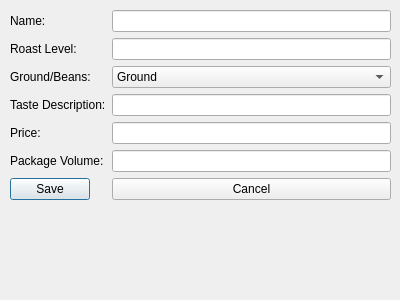
<?xml version="1.0" encoding="UTF-8"?>
<ui version="4.0">
 <class>AddEditCoffeeForm</class>
 <widget class="QDialog" name="AddEditCoffeeForm">
  <property name="geometry">
   <rect>
    <x>0</x>
    <y>0</y>
    <width>400</width>
    <height>300</height>
   </rect>
  </property>
  <property name="windowTitle">
   <string>Add/Edit Coffee</string>
  </property>
  <widget class="QWidget" name="formLayoutWidget">
   <property name="geometry">
    <rect>
     <x>10</x>
     <y>10</y>
     <width>381</width>
     <height>241</height>
    </rect>
   </property>
   <layout class="QFormLayout" name="formLayout">
    <item row="0" column="0">
     <widget class="QLabel" name="labelName">
      <property name="text">
       <string>Name:</string>
      </property>
     </widget>
    </item>
    <item row="0" column="1">
     <widget class="QLineEdit" name="nameEdit"/>
    </item>
    <item row="1" column="0">
     <widget class="QLabel" name="labelRoastLevel">
      <property name="text">
       <string>Roast Level:</string>
      </property>
     </widget>
    </item>
    <item row="1" column="1">
     <widget class="QLineEdit" name="roastLevelEdit"/>
    </item>
    <item row="2" column="0">
     <widget class="QLabel" name="labelGroundOrBeans">
      <property name="text">
       <string>Ground/Beans:</string>
      </property>
     </widget>
    </item>
    <item row="2" column="1">
     <widget class="QComboBox" name="groundOrBeansCombo">
      <item>
       <property name="text">
        <string>Ground</string>
       </property>
      </item>
      <item>
       <property name="text">
        <string>Beans</string>
       </property>
      </item>
     </widget>
    </item>
    <item row="3" column="0">
     <widget class="QLabel" name="labelTasteDescription">
      <property name="text">
       <string>Taste Description:</string>
      </property>
     </widget>
    </item>
    <item row="3" column="1">
     <widget class="QLineEdit" name="tasteDescriptionEdit"/>
    </item>
    <item row="4" column="0">
     <widget class="QLabel" name="labelPrice">
      <property name="text">
       <string>Price:</string>
      </property>
     </widget>
    </item>
    <item row="4" column="1">
     <widget class="QLineEdit" name="priceEdit"/>
    </item>
    <item row="5" column="0">
     <widget class="QLabel" name="labelPackageVolume">
      <property name="text">
       <string>Package Volume:</string>
      </property>
     </widget>
    </item>
    <item row="5" column="1">
     <widget class="QLineEdit" name="packageVolumeEdit"/>
    </item>
    <item row="6" column="0">
     <widget class="QPushButton" name="saveButton">
      <property name="text">
       <string>Save</string>
      </property>
     </widget>
    </item>
    <item row="6" column="1">
     <widget class="QPushButton" name="cancelButton">
      <property name="text">
       <string>Cancel</string>
      </property>
     </widget>
    </item>
   </layout>
  </widget>
 </widget>
 <resources/>
 <connections/>
</ui>
